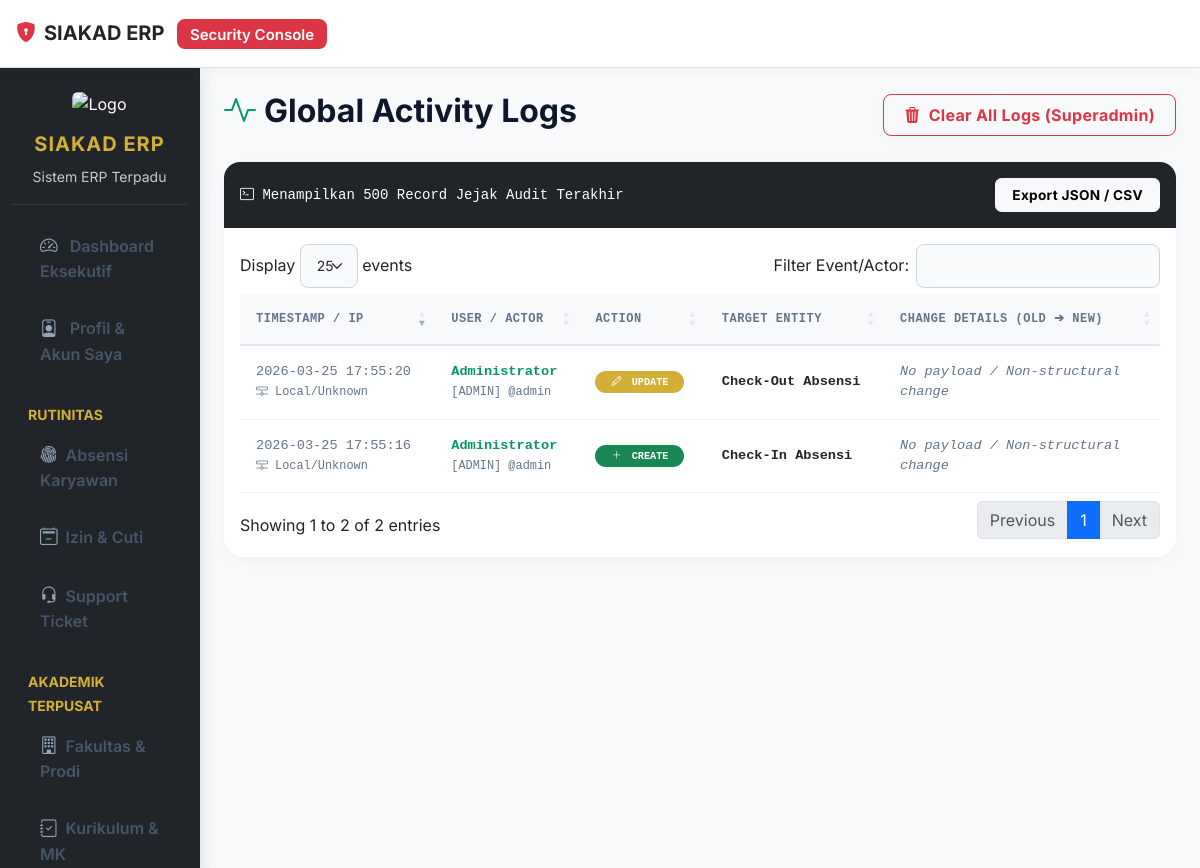
Page /views/admin/log_aktivitas.php (signed in) on the committed database.
### tables this page shows
CREATE TABLE `sistem_log_aktivitas` (
  `id_log` int(11) NOT NULL AUTO_INCREMENT,
  `user_id` int(11) NOT NULL,
  `aksi` varchar(50) NOT NULL,
  `entitas` varchar(100) NOT NULL,
  `entitas_id` varchar(50) DEFAULT NULL,
  `nilai_lama` text DEFAULT NULL,
  `nilai_baru` text DEFAULT NULL,
  `ip_address` varchar(50) DEFAULT NULL,
  `created_at` timestamp NOT NULL DEFAULT current_timestamp(),
  PRIMARY KEY (`id_log`)
);

CREATE TABLE `users` (
  `id_user` int(11) NOT NULL AUTO_INCREMENT,
  `username` varchar(50) NOT NULL,
  `password` varchar(255) NOT NULL,
  `role` enum('admin','dosen','mahasiswa') NOT NULL,
  `id_mhs` int(11) DEFAULT NULL,
  `id_dosen` int(11) DEFAULT NULL,
  `is_active` tinyint(1) NOT NULL DEFAULT 1,
  `nama` varchar(100) DEFAULT 'Pengguna',
  `foto` varchar(255) DEFAULT NULL,
  PRIMARY KEY (`id_user`),
  UNIQUE KEY `username` (`username`),
  KEY `id_mhs` (`id_mhs`),
  KEY `id_dosen` (`id_dosen`),
  CONSTRAINT `users_ibfk_1` FOREIGN KEY (`id_mhs`) REFERENCES `mahasiswa` (`id_mhs`),
  CONSTRAINT `users_ibfk_2` FOREIGN KEY (`id_dosen`) REFERENCES `dosen` (`id_dosen`)
);

### includes/load_settings.php (called while the page is built, shortened)
<?php
$sys = [];
if (!isset($sys['nama_kampus'])) $sys['nama_kampus'] = 'SIAKAD ERP';
if (!isset($sys['logo_kampus'])) $sys['logo_kampus'] = 'public/img/logo_default.png';

### views/admin/log_aktivitas.php (the view, shortened to what this page needs)
<?php
require_once '../../middleware/auth.php';
require_once '../../config/db.php';
$logs = $pdo->query("
    SELECT l.*, u.nama, u.role, u.username
    FROM sistem_log_aktivitas l
    JOIN users u ON l.user_id = u.id_user
    ORDER BY l.created_at DESC
    LIMIT 500
")->fetchAll();
?>
<!DOCTYPE html>
<html lang="id">
<head>
    <link href="https://cdn.jsdelivr.net/npm/bootstrap@5.3.0/dist/css/bootstrap.min.css" rel="stylesheet">
    <link rel="stylesheet" href="https://cdn.jsdelivr.net/npm/bootstrap-icons@1.11.1/font/bootstrap-icons.css">
    <link href="https://cdn.datatables.net/1.13.6/css/dataTables.bootstrap5.min.css" rel="stylesheet" />
    <link rel="stylesheet" href="../../public/css/style.css">
</head>
<body class="bg-light">
<nav class="navbar navbar-expand-lg navbar-light bg-white border-bottom sticky-top shadow-sm px-3">
    <a class="navbar-brand fw-bold text-dark" href="dashboard.php"><i class="bi bi-shield-lock-fill text-danger me-2"></i><?= htmlspecialchars($sys['nama_kampus']) ?> <span class="badge bg-danger ms-2">Security Console</span></a>
</nav>
<div class="container-fluid">
    <div class="row">
        <?php include 'includes/sidebar.php'; ?>
        <main class="col-md-10 ms-sm-auto px-md-4 py-4">
            <div class="d-flex justify-content-between flex-wrap flex-md-nowrap align-items-center mb-4">
                <h2 class="fw-bold"><i class="bi bi-activity text-primary me-2"></i>Global Activity Logs</h2>
                <form method="post" onsubmit="return confirm('SANGAT BERBAHAYA! Tindakan ini akan melenyapkan jejak audit seluruh pengguna aplikasi. Lanjutkan?');">
                    <button type="submit" name="bersihkan_log" class="btn btn-outline-danger shadow-sm fw-bold"><i class="bi bi-trash3-fill me-2"></i>Clear All Logs (Superadmin)</button>
                </form>
            </div>
            <div class="card border-0 shadow-sm rounded-4">
                <div class="card-body p-0">
                    <div class="p-3 bg-dark text-white rounded-top-4 d-flex justify-content-between align-items-center">
                        <span class="font-monospace small"><i class="bi bi-terminal"></i> Menampilkan 500 Record Jejak Audit Terakhir</span>
                        <button class="btn btn-sm btn-light fw-bold px-3">Export JSON / CSV</button>
                    </div>
                    <div class="table-responsive p-3">
                        <table class="table table-hover align-middle datatable font-monospace" style="font-size:0.85rem;">
                            <thead class="table-secondary">
                                <tr>
                                    <th>Timestamp / IP</th>
                                    <th>User / Actor</th>
                                    <th>Action</th>
                                    <th>Target Entity</th>
                                    <th width="30%">Change Details (Old ➔ New)</th>
                                </tr>
                            </thead>
                            <tbody>
                                <?php foreach($logs as $l): ?>
                                <tr>
                                    <td class="text-muted">
                                        <?= date('Y-m-d H:i:s', strtotime($l['created_at'])) ?><br>
                                        <small><i class="bi bi-hdd-network"></i> <?= $l['ip_address'] ?? 'Local/Unknown' ?></small>
                                    </td>
                                    <td>
                                        <strong class="text-primary"><?= htmlspecialchars($l['nama']) ?></strong><br>
                                        <small class="text-muted">[<?= strtoupper($l['role']) ?>] @<?= htmlspecialchars($l['username']) ?></small>
                                    </td>
                                    <td>
                                        <?php
                                            $bg = $l['aksi'] == 'UPDATE' ? 'warning' : ($l['aksi'] == 'DELETE' ? 'danger' : ($l['aksi'] == 'CREATE' ? 'success' : 'info'));
                                            $ico = $l['aksi'] == 'UPDATE' ? 'pencil' : ($l['aksi'] == 'DELETE' ? 'trash' : 'plus-lg');
                                        ?>
                                        <span class="badge bg-<?= $bg ?> text-<?= $bg == 'warning' ? 'dark' : 'white' ?> rounded-pill px-3">
                                            <i class="bi bi-<?= $ico ?> me-1"></i> <?= $l['aksi'] ?>
                                        </span>
                                    </td>
                                    <td class="fw-bold"><?= htmlspecialchars($l['entitas']) ?> <?= $l['entitas_id'] ? '#'.$l['entitas_id'] : '' ?></td>
                                    <td>
                                        <?php if($l['nilai_lama'] || $l['nilai_baru']): ?>
                                            <div class="bg-light p-2 rounded border" style="max-height:80px; overflow-y:auto; line-height:1.2;">
                                                <?php if($l['nilai_lama']): ?>
                                                    <span class="text-danger"><del><?= htmlspecialchars($l['nilai_lama']) ?></del></span>
                                                <?php endif; ?>
                                                <?php if($l['nilai_lama'] && $l['nilai_baru']): ?> <i class="bi bi-arrow-right mx-1 text-muted"></i> <?php endif; ?>
                                                <?php if($l['nilai_baru']): ?>
                                                    <span class="text-success"><?= htmlspecialchars($l['nilai_baru']) ?></span>
                                                <?php endif; ?>
                                            </div>
                                        <?php else: ?>
                                            <span class="text-muted fst-italic">No payload / Non-structural change</span>
                                        <?php endif; ?>
                                    </td>
                                </tr>
                                <?php endforeach; ?>
                            </tbody>
                        </table>
                    </div>
                </div>
            </div>
        </main>
    </div>
</div>
</body>
</html>

### public/css/style.css (style rules this page uses)
:root { --stis-green: #059669; --stis-green-hover: #047857; --stis-green-soft: rgba(5, 150, 105, 0.08); --stis-gold: #d4af37; --stis-gold-dark: #b5952f; --glass-bg: rgba(255, 255, 255, 0.7); --glass-border: rgba(255, 255, 255, 0.4); }
.text-primary { color: var(--stis-green) !important; }
.bg-warning { background-color: var(--stis-gold) !important; color: #fff !important; }
body { font-family: 'Inter', sans-serif; background-color: #f4f7f9; color: #2b3445; }
.card { border: none !important; border-radius: 1.25rem !important; box-shadow: 0 10px 30px rgba(0, 0, 0, 0.04) !important; transition: transform 0.3s cubic-bezier(0.34, 1.56, 0.64, 1), box-shadow 0.3s ease; background: #ffffff; }
.card-body { padding: 1.5rem; }
.table { vertical-align: middle; margin-bottom: 0; }
.table thead th { background-color: #f8f9fa; color: #64748b; font-weight: 600; text-transform: uppercase; font-size: 0.75rem; letter-spacing: 0.5px; border-bottom: 2px solid #e2e8f0; border-top: none; padding: 1rem; }
.table tbody td { padding: 1rem; border-bottom: 1px solid #f1f5f9; }
.btn { font-weight: 600; letter-spacing: 0.3px; border-radius: 0.5rem; padding: 0.5rem 1.25rem; transition: all 0.2s ease; }
.btn-sm { padding: 0.35rem 0.85rem; font-size: 0.85rem; border-radius: 0.4rem; }
.badge { font-weight: 600; padding: 0.5em 0.85em; border-radius: 0.5rem; }
h1, h2, h3, h4, h5, h6 { font-weight: 700; color: #0f172a; }
.text-muted { color: #64748b !important; }
.navbar { box-shadow: 0 2px 15px rgba(0,0,0,0.04) !important; padding: 0.8rem 1.5rem; }
.shadow-sm { box-shadow: 0 4px 15px rgba(0,0,0,0.03) !important; }

### rows in the picture
sistem_log_aktivitas: created_at "2026-03-25 17:55:20", ip_address "Local/Unknown", user.nama "Administrator", user.role "ADMIN", user.username "admin", aksi "UPDATE", entitas "Check-Out Absensi", shows "No payload / Non-structural change"
sistem_log_aktivitas: created_at "2026-03-25 17:55:16", ip_address "Local/Unknown", user.nama "Administrator", user.role "ADMIN", user.username "admin", aksi "CREATE", entitas "Check-In Absensi", shows "No payload / Non-structural change"

### other values in the picture
$sys['nama_kampus'] "SIAKAD ERP"
